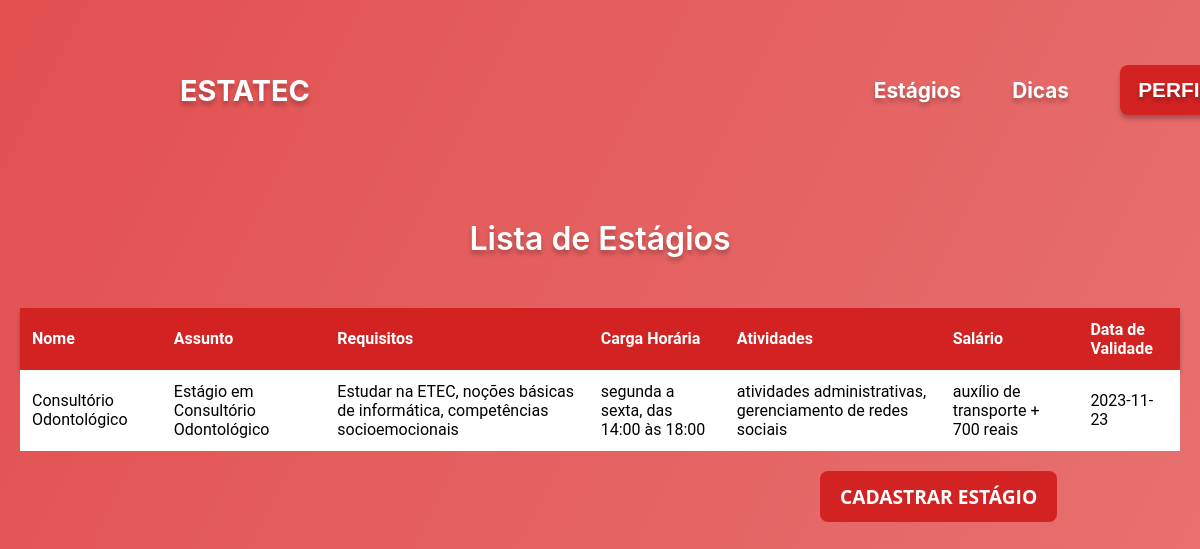
The app's page /estagios.php (signed in) with its own data.
### tables this page shows
CREATE TABLE `estagios` (
  `id` int(11) NOT NULL,
  `nome` varchar(255) NOT NULL,
  `assunto` varchar(255) NOT NULL,
  `requisitos` text NOT NULL,
  `carga_horaria` varchar(50) NOT NULL,
  `atividades` text NOT NULL,
  `salario` varchar(255) NOT NULL,
  `data_validade` date NOT NULL
);

### estagios.php (the view, shortened to what this page needs)
<?php
include 'conexao.php';
$sql = "SELECT * FROM estagios";
$resultado = mysqli_query($conn, $sql);
?>
<!DOCTYPE html>
<html lang="pt-br">
<head>
    <link rel="stylesheet" href="assets/css/estagios.css">
</head>
<body>
<header>
       <p>ESTATEC</p>
       <div class="header-links">
           <a href="estagios.php">Estágios</a>
           <a href="dicas.php">Dicas</a>
           <button><a href="perfil.php">PERFIL</a></button>
       </div>
    </header>
    <h1>Lista de Estágios</h1>
    <table>
        <thead>
            <tr>
                <th>Nome</th>
                <th>Assunto</th>
                <th>Requisitos</th>
                <th>Carga Horária</th>
                <th>Atividades</th>
                <th>Salário</th>
                <th>Data de Validade</th>
            </tr>
        </thead>
        <tbody>
            <?php while ($estagio = mysqli_fetch_assoc($resultado)) { ?>
            <tr class=fundoestagio data-id="<?php echo $estagio['id']; ?>">
                <td ><?php echo $estagio['nome']; ?></td>
                <td><?php echo $estagio['assunto']; ?></td>
                <td><?php echo $estagio['requisitos']; ?></td>
                <td><?php echo $estagio['carga_horaria']; ?></td>
                <td><?php echo $estagio['atividades']; ?></td>
                <td><?php echo $estagio['salario']; ?></td>
                <td><?php echo $estagio['data_validade']; ?></td>
            </tr>
            <?php } ?>
        </tbody>
    </table>
    <a href="cadastrar-estagio.php" class="button">CADASTRAR ESTÁGIO</a>
</body>
</html>

### assets/css/estagios.css (style rules this page uses)
body { background: linear-gradient(116.82deg, #E25050 0%, #E87373 100%); height: 100vh; padding: 2rem; }
header { font-family: 'Inter', sans-serif; color: #FFF; padding-top: 1.5rem; padding-left: 2rem; padding-bottom: 2rem; display: flex; flex-direction: row; align-items: center; }
header p { font-size: 1.8rem; font-weight: 700; margin-left: 8rem; text-shadow: 0px 4px 4px rgba(0, 0, 0, 0.25); }
.header-links { margin-left: 50%; display: flex; gap: 3.2rem; justify-content: center; align-items: center; }
.header-links a { color: #FFF; text-decoration: none; font-weight: 700; font-size: 1.3rem; text-shadow: 0px 4px 4px rgba(0, 0, 0, 0.25); }
.header-links button { background-color: #D32222; border: none; width: 110px; height: 50px; box-shadow: 0px 4px 4px rgba(0, 0, 0, 0.25); border-radius: 8px; }
.fundoestagio { background-color: #FFF; }
table { width: 100%; border-collapse: collapse; margin: 20px auto; font-size: 16px; font-family: 'Roboto', sans-serif; border-radius: 8px; }
thead { box-shadow: 0px 4px 4px rgba(0, 0, 0, 0.25); background-color: #D32222; color: #fff; }
thead th { padding: 12px; font-weight: 600; text-align: left; }
tbody td { padding: 12px; }
body { font-family: 'Open Sans', sans-serif; margin: 0; padding: 20px; }
h1 { font-family: 'Inter', sans-serif; font-size: 32px; font-weight: 600; text-align: center; margin: 50px 0; color: rgb(255, 255, 255); text-shadow: 0px 4px 4px rgba(0, 0, 0, 0.25); }
.button { display: inline-block; background-color: #D32222; color: #fff; padding: 12px 20px; font-size: 1.2rem; font-weight: bold; text-decoration: none; text-transform: uppercase; border-radius: 4px; transition: all 0.3s ease; margin-left: 50rem; border-radius: 8px; }

### records on screen
estagios: nome "Consultório Odontológico", assunto "Estágio em Consultório Odontológico", requisitos "Estudar na ETEC, noções básicas de informática, competências socioemocionais", carga_horaria "segunda a sexta, das 14:00 às 18:00", atividades "atividades administrativas, gerenciamento de redes sociais", salario "auxílio de transporte + 700 reais", data_validade "2023-11-23"
